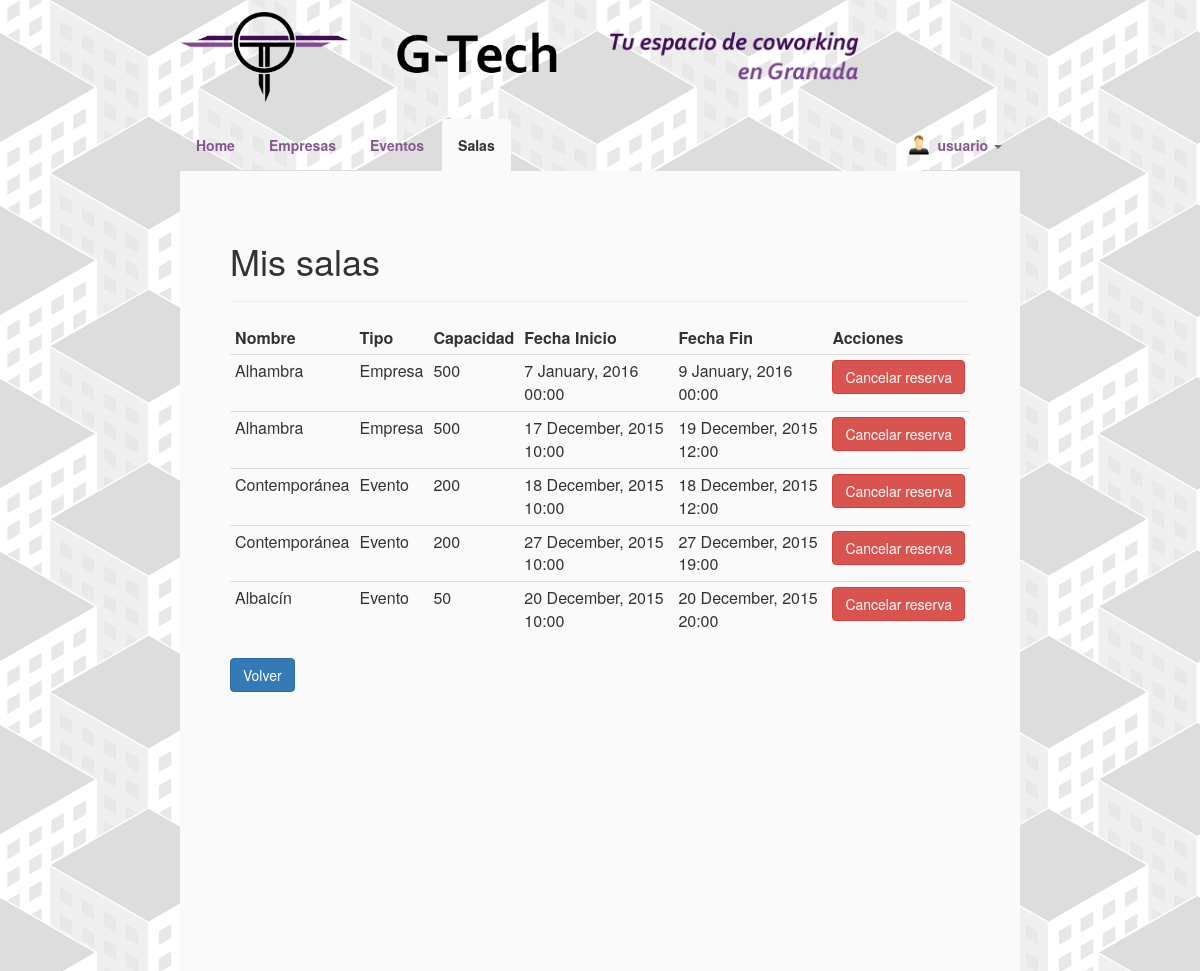
Page /G-Tech/misSalas.php (signed in) on the committed database.
### tables this page shows
CREATE TABLE IF NOT EXISTS `usuario` (
  `id` int(11) NOT NULL,
  `login` varchar(45) NOT NULL,
  `pass` varchar(45) NOT NULL,
  `email` varchar(45) NOT NULL,
  `nombre` varchar(45) NOT NULL,
  `telefono` varchar(45) DEFAULT NULL,
  `sexo` varchar(45) DEFAULT NULL,
  `pais` varchar(45) DEFAULT NULL,
  `localidad` varchar(45) DEFAULT NULL,
  `direccion` varchar(45) DEFAULT NULL,
  `codigoPostal` varchar(45) DEFAULT NULL,
  `imagen` varchar(45) NOT NULL
);

CREATE TABLE IF NOT EXISTS `alquiler` (
  `id` int(11) NOT NULL,
  `usuario` int(11) NOT NULL,
  `sala` int(11) NOT NULL,
  `fechaInicio` datetime NOT NULL,
  `fechaFin` datetime NOT NULL,
  `tipoSala` varchar(45) DEFAULT NULL,
  `asignada` tinyint(4) NOT NULL DEFAULT '0'
);

CREATE TABLE IF NOT EXISTS `sala` (
  `id` int(11) NOT NULL,
  `tipo` varchar(45) NOT NULL,
  `nombre` varchar(45) NOT NULL,
  `planta` int(11) NOT NULL,
  `numero` int(11) NOT NULL,
  `capacidad` int(11) NOT NULL,
  `imagen` varchar(45) NOT NULL DEFAULT 'assets/img/sala.jpg',
  `baja` tinyint(1) NOT NULL DEFAULT '0'
);

### G-Tech/misSalas.php (the view, shortened to what this page needs)
<?php include 'header.php'; ?>
<section>
<h1>Mis salas<hr></h1>
<article>
<?php
$conn = dbConnect();
$idUsuario = $_SESSION['id'];
$sql = "SELECT nombre, tipo, capacidad, fechaInicio, fechaFin, alquiler.id AS sala FROM alquiler, sala WHERE alquiler.sala = sala.id AND alquiler.usuario = '$idUsuario';";
$resultado = mysqli_query($conn, $sql);
echo '<table class="table table-condensed">';
echo '<thead>';
echo '<tr>';
echo '<th>Nombre</th>';
echo '<th>Tipo</th>';
echo '<th>Capacidad</th>';
echo '<th>Fecha Inicio</th>';
echo '<th>Fecha Fin</th>';
echo '<th>Acciones</th>';
echo '</tr>';
echo '</thead>';
echo '<tbody>';
while($misSalas = mysqli_fetch_assoc($resultado)){
  echo '<tr>';
  echo '<td>';
  echo $misSalas['nombre'];
  echo '</td>';
  echo '<td>';
  if($misSalas['tipo']=='evento'){
    echo 'Evento';
  }else{
    echo 'Empresa';
  }
  echo '</td>';
  echo '<td>';
  echo $misSalas['capacidad'];
  echo '</td>';
  echo '<td>';
  echo date('j F, Y H:i',strtotime($misSalas['fechaInicio']));
  echo '</td>';
  echo '<td>';
  echo date('j F, Y H:i',strtotime($misSalas['fechaFin']));
  echo '</td>';
  echo '<td>';
  echo '<a href="scripts/cancelarReserva.php?i=';
  echo $misSalas['sala'];
  echo '" class="btn btn-danger btnSalasCancelar">Cancelar reserva</a>';
  echo '</td>';
  echo '</tr>';
}
echo '</tbody>';
echo '</table>';
?>
<button type="button" class="btn btn-primary btnVolver" onclick="window.history.back();return false;">Volver</button>
</article>
</section>

### G-Tech/header.php (shortened to what this page needs)
<html lang="es">
<head>
<?php
$conn = dbConnect();
if(isset($_SESSION['id'])){
	$login = $_SESSION['login'];
}
?>
<link href="assets/css/bootstrap.min.css" rel="stylesheet"/>
<link href="assets/css/style.css" rel="stylesheet"/>
<link href="assets/css/animate.css" rel="stylesheet"/>
<link href="assets/css/stacktable.css" rel="stylesheet"/>
<link href="assets/css/bootstrap-datepicker3.min.css" rel="stylesheet"/>
<link rel="stylesheet" href="assets/font-awesome/css/font-awesome.min.css" type="text/css">
</head>
<body id="divPrincipal">
<header>
<div class="header" id="logos">
<a href="index.php"><img id="logo" src="assets/img/logo.png" alt="Inicio"></a>
	<img class="gtech" src="assets/img/header1.png">
	<img class="coworking" src="assets/img/header2.png">
</div>
</header>
<nav class="navbar navbar-default">
  <div class="container-fluid">
    <div class="collapse navbar-collapse" id="bs-example-navbar-collapse-1">
      <ul class="nav navbar-nav nav-tabs">
					<li role="presentation" id="inicio"><a href="index.php">Home</a></li>
					<li role="presentation" id="empresas"><a href="empresas.php">Empresas</a></li>
					<li role="presentation" id="eventos"><a href="eventos.php">Eventos</a></li>
					<li role="presentation" id="salas"><a href="salas.php">Salas</a></li>
			</ul>
				<ul class="nav navbar-nav nav-tabs navbar-right">
					<?php if(!empty($_SESSION['login'])){
						$id = $_SESSION['id'];
						$sql3 = "SELECT Usuario.imagen FROM Usuario WHERE Usuario.id = $id;";
						$resImagen = mysqli_query($conn, $sql3);
						$imagen = mysqli_fetch_assoc($resImagen);
						$fotoHeader = $imagen['imagen'];
						echo '<li class="dropdown">';
	          echo '<a href="#" class="dropdown-toggle" data-toggle="dropdown" role="button" aria-haspopup="true" aria-expanded="false">
							<div class="fotoHeader"><img class="portrait" src="'.$fotoHeader.'"></div>'
							.$login.' <span class="caret"></span></a>';
	          echo '</li>';
					}else{
						echo '<li role="presentation" id="identificar" class="nav-right"><a href="inicioSesion.php">Identifícate</a></li>';
					}
					?>
			</ul>
    </div>
  </div>
</nav>

### G-Tech/assets/css/style.css (style rules this page uses)
#logo { min-width: 150px; width: 20%; }
#logos { margin-bottom: 2%; }
#divPrincipal { display: block; margin: 0 auto; width: 70%; margin-top: 1%; }
html { background-image: url(../img/fondo.png) !important; background-repeat: repeat-x repeat-y !important; }
body { background-color: transparent; }
header { background-color:transparent !important; }
nav { background-color:transparent !important; font-weight: bold; }
.navbar { border: 0 !important; margin: 0 !important; }
.navbar-default .navbar-nav > li > a { color: #86588F !important; }
.navbar-collapse, .navbar-default { border-color: transparent; padding: 0 !important; width: 100%; }
.container-fluid > .navbar-collapse { margin: 0 !important; overflow: hidden; }
.container-fluid { margin: 0 !important; padding: 0 15 0 0 !important; }
section { padding: 50; height: auto; min-height: 800px; background-color: #FAFAFA; }
article { text-align: justify; }
.nav-tabs > li.active > a { background-color: #FAFAFA !important; color: inherit !important; border-color: transparent; }
.nav-tabs > li > a { color: #86588F !important; }
.gtech { margin-left: 5%; width: 20%; }
.coworking { margin-left: 5%; width: 30%; }
.fotoHeader { float: left; position: absolute !important; margin-left: -30%; width: 20px !important; height: 20px !important; overflow: hidden !important; }
.fotoHeader img { position: absolute !important; left: 50% !important; top: 50% !important; height: 100% !important; width: auto !important; -webkit-transform: translate(-50%,-50%) !important; -ms-transform: translate(-50%,-50%) !important; transform: translate(-50%,-50%) !important; }
.fotoHeader img.portrait { width: 100% !important; height: auto !important; }
.btnSalasCancelar { width: 100%; }
.table > thead > tr > th { border-bottom: 0; }

### G-Tech/assets/css/stacktable.css (style rules this page uses)
.stacktable { width: 100%; }
.stacktable.large-only { display: table; }

### rows in the picture
usuario: imagen (placeholder picture)
alquiler: sala.nombre "Alhambra", shows "Empresa", sala.capacidad "500", fechaInicio "7 January, 2016 00:00", fechaFin "9 January, 2016 00:00"
alquiler: sala.nombre "Alhambra", shows "Empresa", sala.capacidad "500", fechaInicio "17 December, 2015 10:00", fechaFin "19 December, 2015 12:00"
alquiler: sala.nombre "Contemporánea", shows "Evento", sala.capacidad "200", fechaInicio "18 December, 2015 10:00", fechaFin "18 December, 2015 12:00"
alquiler: sala.nombre "Contemporánea", shows "Evento", sala.capacidad "200", fechaInicio "27 December, 2015 10:00", fechaFin "27 December, 2015 19:00"
alquiler: sala.nombre "Albaicín", shows "Evento", sala.capacidad "50", fechaInicio "20 December, 2015 10:00", fechaFin "20 December, 2015 20:00"

### other values in the picture
$login "usuario"
